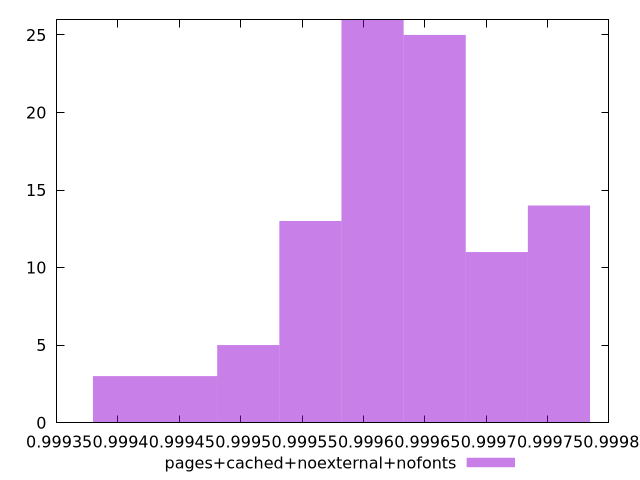

Generate this figure with gnuplot:
$_pagesCachedNoexternalNofonts <<EOF
0.999708683124758 11
0.9997593089759316 14
0.9996580572735844 25
0.9995568055712373 13
0.9996074314224108 26
0.9994555538688901 3
0.9994049280177165 3
0.9995061797200636 5
EOF
set key outside below
set terminal pngcairo
set output "report_00005_2020-11-02T22-26-11.212Z/mainthread-work-breakdown/pages+cached+noexternal+nofonts//hist.png"
set yrange [0:26]
set boxwidth 0.000050625851173583734
set style fill transparent solid 0.5 noborder
plot $_pagesCachedNoexternalNofonts title "pages+cached+noexternal+nofonts" with boxes ,
